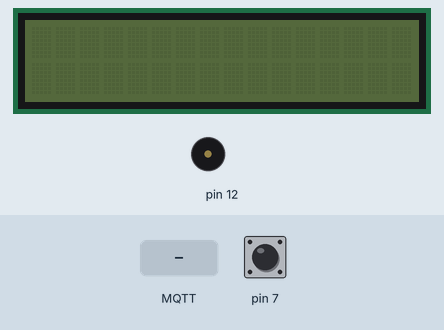
Recording of a program running on a simulated Raspberry Pi (header pin numbers). Shown: 16×2 character LCD, buzzer (waves = sounding). Inputs (shaded band) come from the test bench; at power-on: pin 7 HIGH. No MQTT or app messages arrive unless stated; threads take turns every 2 ms.

Above: at 1.3 s.
1.4 s: MQTT message "uwp" arrives on the first subscribed topic
At 3.9 s:
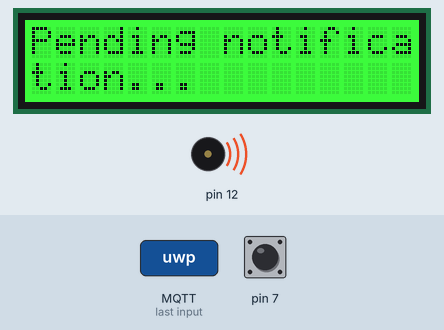
4.4 s: pin 7 pulled LOW for 0.15 s
At 5.2 s:
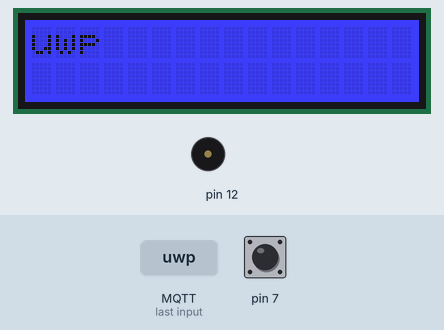
6.0 s: MQTT message "1" arrives on the first subscribed topic
At 8.8 s:
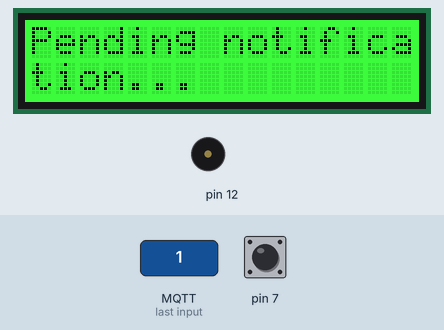
9.0 s: pin 7 pulled LOW for 1 s
At 9.9 s:
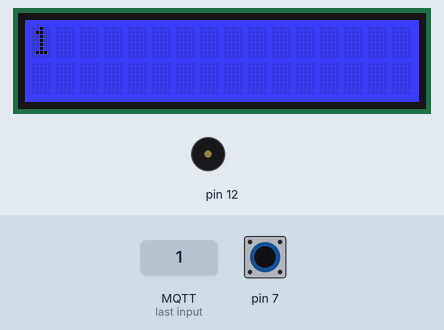
11.5 s: MQTT message "0" arrives on the first subscribed topic
At 14.8 s:
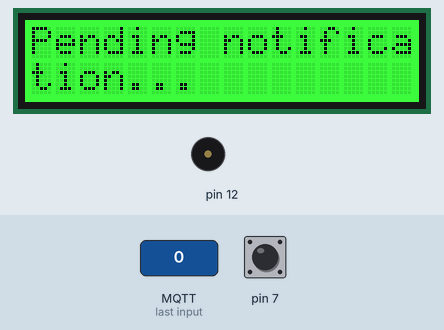
Timing chart, 0 to 15.5 s (numbered marks = the images above; inputs shaded):
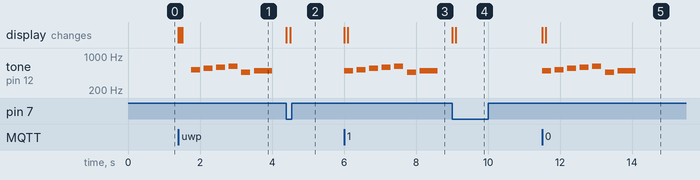

The program:

client.py
```python
import paho.mqtt.client as mqtt
from notification import NotificationService

service = NotificationService()

def on_message(client, userdata, msg):
    service.add_notification(msg.payload.decode('utf-8'))

client = mqtt.Client()
client.connect("192.168.1.6", 1883, 60)

client.subscribe("test")
client.on_message = on_message

try:
    client.loop_forever()
except KeyboardInterrupt:
    service.cleanup()
```

notification.py
```python
import threading
import time

import driver

class NotificationService:
    def __init__(self):
        self.read = False
        self.message = ""

        self.lcd = driver.NotificationLcd()
        self.buzzer = driver.Buzzer()
        self.button = driver.Button()
        self.button.add_click_listener(self.read_notification)

    def add_notification(self, new_message):
        self.message = new_message
        self.read = False
        self.buzzer.start_playing()
        self.lcd.show_pending_notification()

    def read_notification(self, channel):
        if self.read == False:
            self.buzzer.stop_playing()
            self.lcd.show_notification(self.message)

        self.read = True

    def cleanup(self):
        driver.cleanup()
```

driver.py
```python
from lcd import RgbLcd
from notification_lcd import NotificationLcd
from buzzer import Buzzer
from button import Button

import RPi.GPIO as GPIO

def cleanup():
    GPIO.cleanup()    
```

lcd.py
```python
import time,sys


# this device has two I2C addresses
DISPLAY_RGB_ADDR = 0x62
DISPLAY_TEXT_ADDR = 0x3e

class RgbLcd:
    def __init__(self):
        self.bus = None
        self._setup()

    def _setup(self):
        if sys.platform == 'uwp':
            import winrt_smbus as smbus
            self.bus = smbus.SMBus(1)
        else:
            import smbus
            import RPi.GPIO as GPIO
            rev = GPIO.RPI_REVISION
            if rev == 2 or rev == 3:
                self.bus = smbus.SMBus(1)
            else:
                self.bus = smbus.SMBus(0)
    # set backlight to (R,G,B) (values from 0..255 for each)
    def setRGB(self, r,g,b):
        self.bus.write_byte_data(DISPLAY_RGB_ADDR,0,0)
        self.bus.write_byte_data(DISPLAY_RGB_ADDR,1,0)
        self.bus.write_byte_data(DISPLAY_RGB_ADDR,0x08,0xaa)
        self.bus.write_byte_data(DISPLAY_RGB_ADDR,4,r)
        self.bus.write_byte_data(DISPLAY_RGB_ADDR,3,g)
        self.bus.write_byte_data(DISPLAY_RGB_ADDR,2,b)

    # send command to display (no need for external use)
    def textCommand(self, cmd):
        self.bus.write_byte_data(DISPLAY_TEXT_ADDR,0x80,cmd)

    # set display text \n for second line(or auto wrap)
    def setText(self, text):
        self.textCommand(0x01) # clear display
        time.sleep(.05)
        self.textCommand(0x08 | 0x04) # display on, no cursor
        self.textCommand(0x28) # 2 lines
        time.sleep(.05)
        count = 0
        row = 0
        for c in text:
            if c == '\n' or count == 16:
                count = 0
                row += 1
                if row == 2:
                    break
                self.textCommand(0xc0)
                if c == '\n':
                    continue
            count += 1
            self.bus.write_byte_data(DISPLAY_TEXT_ADDR,0x40,ord(c))

    #Update the display without erasing the display
    def setText_norefresh(self, text):
        self.textCommand(0x02) # return home
        time.sleep(.05)
        self.textCommand(0x08 | 0x04) # display on, no cursor
        self.textCommand(0x28) # 2 lines
        time.sleep(.05)
        count = 0
        row = 0
        while len(text) < 32: #clears the rest of the screen
            text += ' '
        for c in text:
            if c == '\n' or count == 16:
                count = 0
                row += 1
                if row == 2:
                    break
                self.textCommand(0xc0)
                if c == '\n':
                    continue
            count += 1
            self.bus.write_byte_data(DISPLAY_TEXT_ADDR,0x40,ord(c))
```

notification_lcd.py
```python
from lcd import RgbLcd
import threading
import time

class NotificationLcd(RgbLcd):
    def __init__(self):
        super().__init__()

    def show_pending_notification(self):
        self.setRGB(0, 255, 0)
        self.setText("Pending notification...")

    def show_notification(self, notification):
        self.setRGB(0, 0, 255)
        self.setText(notification)
```

buzzer.py
```python
import RPi.GPIO as GPIO
import time
import threading

BUZZER_PIN = 12

default_melody = [("C4", 0.25), ("D4", 0.25), ("E4", 0.25), ("F4", 0.25), ("G4", 0.25), ("B4", 0.25), ("C5", 0.5)]

class Buzzer:
    def __init__(self, pin = BUZZER_PIN, melody = default_melody):
        self.pin = pin
        self.melody = melody
        self.playing = False

        self._setup_device()

    def _setup_device(self):
        GPIO.setmode(GPIO.BOARD)
        GPIO.setup(self.pin, GPIO.OUT)

    def start_playing(self):
        self.playing = True
        threading.Thread(target=self._play_song).start()

    def stop_playing(self):
        self.playing = False

    def _play_song(self):
        while self.playing == True:
            for note, duration in self.melody:
                if self.playing == False:
                    break

                # Compute frequency of the note
                freq = 440 * 2 ** ((ord(note[0]) - ord("A")) / 12)

                #Turn the buzzer on at the frequency of the note

                GPIO.output(self.pin, GPIO.HIGH)
                buzzer = GPIO.PWM(self.pin, freq)
                buzzer.start(5)

                #Wait for the duration of the note
                time.sleep(duration)

                #Stop the buzzer and turn it off
                buzzer.stop()
                GPIO.output(self.pin, GPIO.LOW)

                #Wait for a short time before playing the next note
                time.sleep(0.1)
            time.sleep(1.5)
```

button.py
```python
import RPi.GPIO as GPIO
import time

DEFAULT_BUTTON_PIN = 7

class Button:
    def __init__(self, pin = DEFAULT_BUTTON_PIN):
        self.button_pin = pin
        self._setup_device()

    def add_click_listener(self, callback):
        GPIO.add_event_detect(self.button_pin, GPIO.FALLING, callback=callback, bouncetime=150)

    def _setup_device(self):
        GPIO.setmode(GPIO.BOARD)
        GPIO.setup(self.button_pin, GPIO.IN, pull_up_down=GPIO.PUD_UP)        
```

Measured:
- after the input at 1.4 s, tone on pin 12: plays 523 Hz for 0.25 s, 554 Hz for 0.25 s, 587 Hz for 0.25 s, 622 Hz for 0.25 s, 466 Hz for 0.25 s, 493 Hz for 0.50 s, starting after 0.35 s; the display: first changes at once (image 1 shows a later state)
- after the input at 4.4 s, tone on pin 12: stays silent (without the input it goes to 493 Hz after 1.2 s); the display: first changes at once (image 2 shows a later state)
- after the input at 6.0 s, tone on pin 12: plays 493 Hz for 0.25 s, 523 Hz for 0.25 s, 554 Hz for 0.25 s, 587 Hz for 0.25 s, 622 Hz for 0.25 s, 466 Hz for 0.25 s … (7 notes in this stretch), starting at once; the display: first changes at once (image 3 shows a later state)
- after the input at 9.0 s, tone on pin 12: stops changing and stays silent; the display: first changes at once (image 4 shows a later state)
- after the input at 11.5 s, tone on pin 12: plays 493 Hz for 0.25 s, 523 Hz for 0.25 s, 554 Hz for 0.25 s, 587 Hz for 0.25 s, 622 Hz for 0.25 s, 466 Hz for 0.25 s … (7 notes in this stretch), starting at once; the display: first changes at once (image 5 shows a later state)
